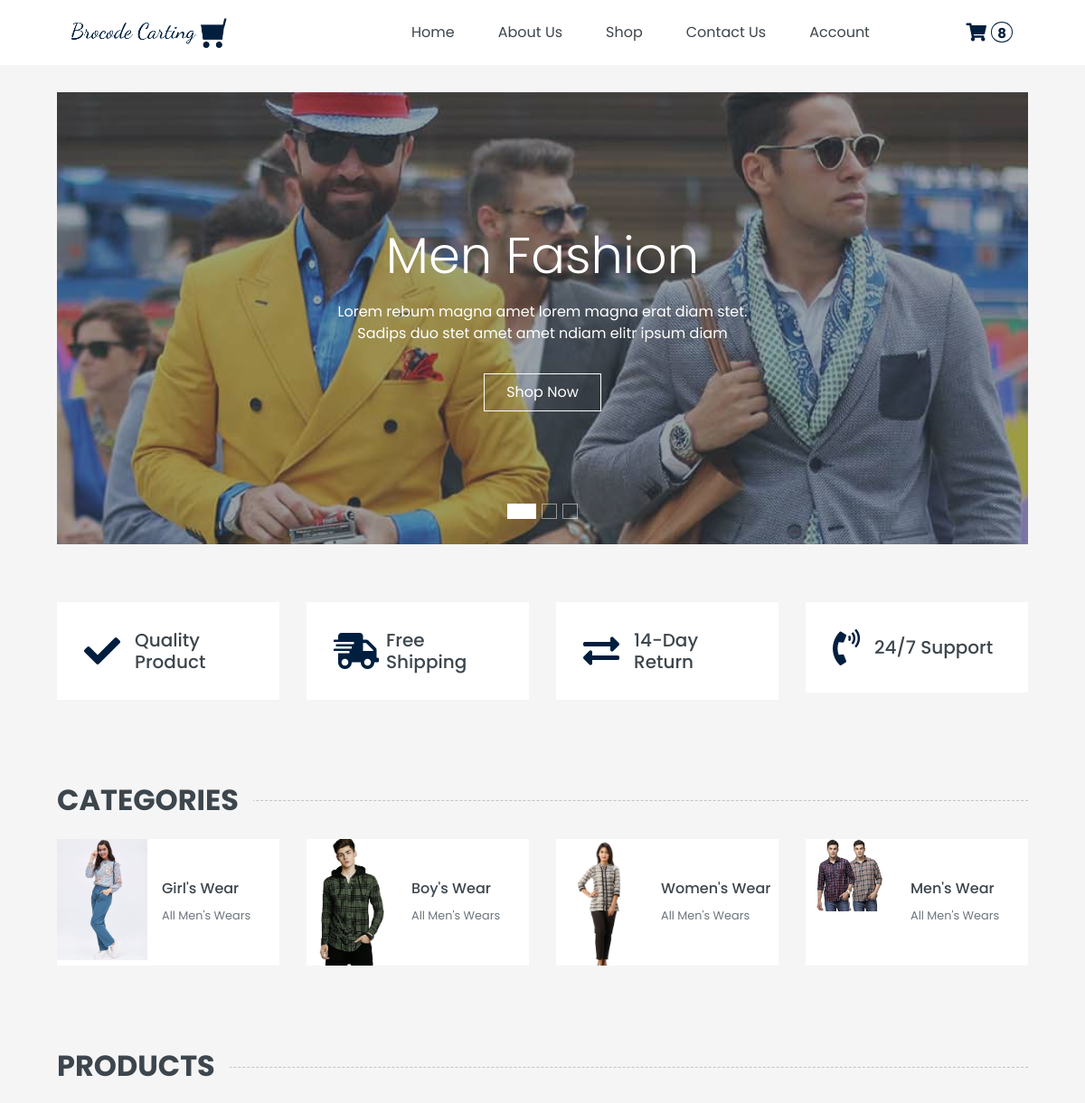
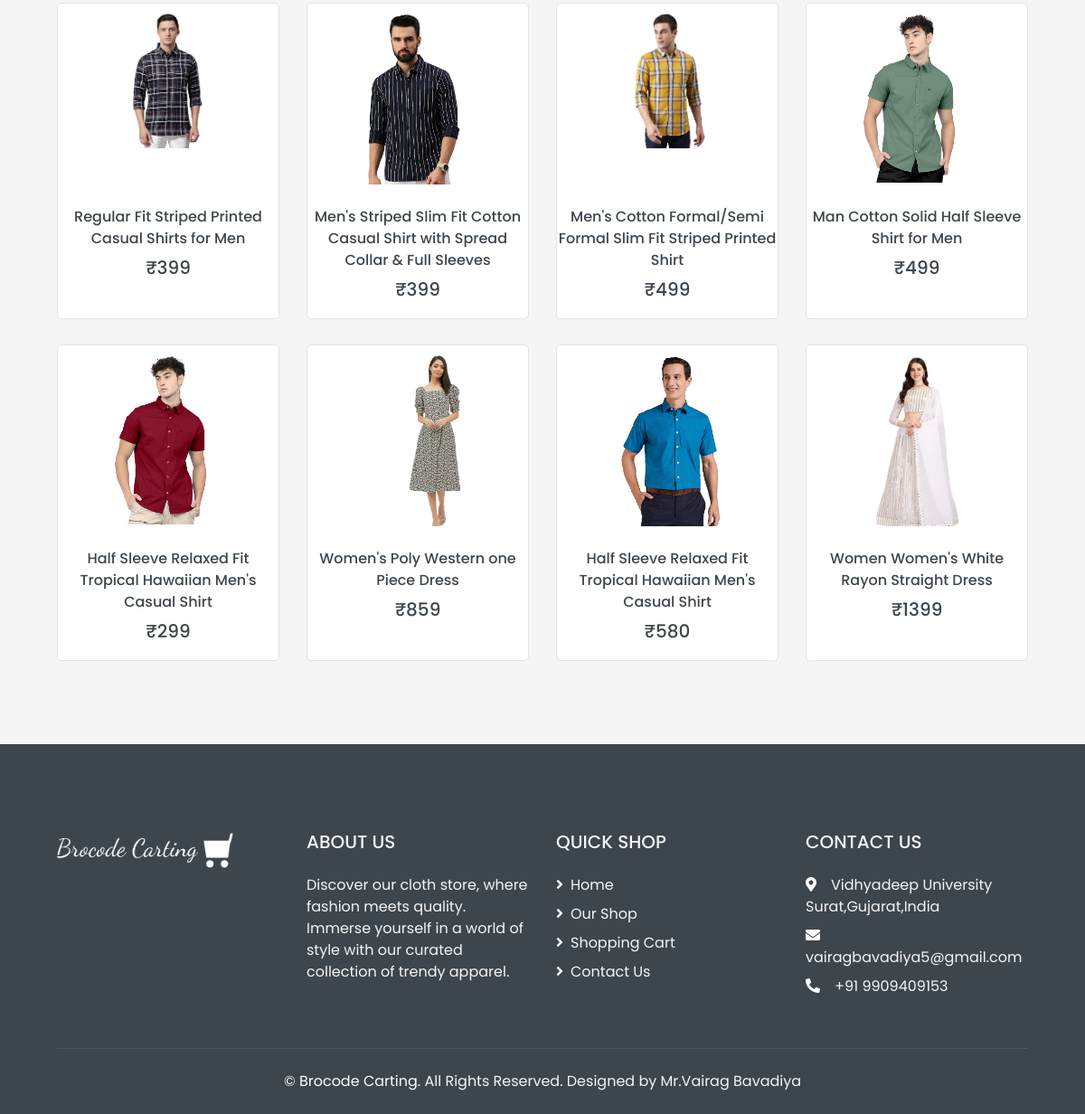
/index.php (signed in), run on the app's committed database (2 pictures, top to bottom).
### tables this page shows
CREATE TABLE `category` (
  `id` int(20) NOT NULL,
  `category_name` varchar(50) NOT NULL,
  `category_description` longtext NOT NULL,
  `image` longtext DEFAULT NULL,
  `created_by` int(50) DEFAULT NULL,
  `updated_by` int(50) DEFAULT NULL,
  `created_at` datetime NOT NULL,
  `updated_at` datetime NOT NULL,
  `is_active` tinyint(1) NOT NULL,
  `is_delete` tinyint(1) DEFAULT NULL
);

CREATE TABLE `product` (
  `id` int(20) NOT NULL,
  `category_id` int(20) NOT NULL,
  `variants_id` int(20) NOT NULL,
  `attribute_id` int(20) NOT NULL,
  `p_name` varchar(200) NOT NULL,
  `p_image` longtext DEFAULT NULL,
  `p_description` longtext NOT NULL,
  `stock` int(50) NOT NULL,
  `price` int(50) NOT NULL,
  `created_by` int(20) DEFAULT NULL,
  `updated_by` int(20) DEFAULT NULL,
  `created_at` datetime DEFAULT NULL,
  `updated_at` datetime DEFAULT NULL,
  `is_active` tinyint(1) NOT NULL,
  `is_delete` tinyint(1) DEFAULT NULL
);

### index.php (the view, shortened to what this page needs)
<?php
require("header.php");
?>
<div class="container-fluid mb-3">
    <div class="row px-xl-5">
        <div class="col-lg-12">
            <div id="header-carousel" class="carousel slide carousel-fade mb-30 mb-lg-0" data-ride="carousel">
                <ol class="carousel-indicators">
                    <li data-target="#header-carousel" data-slide-to="0" class="active"></li>
                    <li data-target="#header-carousel" data-slide-to="1"></li>
                    <li data-target="#header-carousel" data-slide-to="2"></li>
                </ol>
                <div class="carousel-inner">
                    <div class="carousel-item position-relative active" style="height: 500px;">
                        <img class="position-absolute w-100 h-100" src="img/carousel-1.jpg" style="object-fit: cover;">
                        <div class="carousel-caption d-flex flex-column align-items-center justify-content-center">
                            <div class="p-3" style="max-width: 700px;">
                                <h1 class="display-4 text-white mb-3 animate__animated animate__fadeInDown">Men Fashion
                                </h1>
                                <p class="mx-md-5 px-5 animate__animated animate__bounceIn">Lorem rebum magna amet lorem
                                    magna erat diam stet. Sadips duo stet amet amet ndiam elitr ipsum diam</p>
                                <a class="btn btn-outline-light py-2 px-4 mt-3 animate__animated animate__fadeInUp" href="#">Shop Now</a>
                            </div>
                        </div>
                    </div>
                </div>
            </div>
        </div>
    </div>
</div>
<div class="container-fluid pt-5">
    <div class="row px-xl-5 pb-3">
        <div class="col-lg-3 col-md-6 col-sm-12 pb-1">
            <div class="d-flex align-items-center bg-light mb-4" style="padding: 30px;">
                <h1 class="fa fa-check text-primary m-0 mr-3"></h1>
                <h5 class="font-weight-semi-bold m-0">Quality Product</h5>
            </div>
        </div>
        <div class="col-lg-3 col-md-6 col-sm-12 pb-1">
            <div class="d-flex align-items-center bg-light mb-4" style="padding: 30px;">
                <h1 class="fa fa-shipping-fast text-primary m-0 mr-2"></h1>
                <h5 class="font-weight-semi-bold m-0">Free Shipping</h5>
            </div>
        </div>
        <div class="col-lg-3 col-md-6 col-sm-12 pb-1">
            <div class="d-flex align-items-center bg-light mb-4" style="padding: 30px;">
                <h1 class="fas fa-exchange-alt text-primary m-0 mr-3"></h1>
                <h5 class="font-weight-semi-bold m-0">14-Day Return</h5>
            </div>
        </div>
        <div class="col-lg-3 col-md-6 col-sm-12 pb-1">
            <div class="d-flex align-items-center bg-light mb-4" style="padding: 30px;">
                <h1 class="fa fa-phone-volume text-primary m-0 mr-3"></h1>
                <h5 class="font-weight-semi-bold m-0">24/7 Support</h5>
            </div>
        </div>
    </div>
</div>
<div class="container-fluid pt-5">
    <h2 class="section-title position-relative text-uppercase mx-xl-5 mb-4"><span class="bg-secondary pr-3">Categories</span></h2>
    <div class="row px-xl-5 pb-3">
        <?php $sql = "SELECT * from category ORDER BY id DESC limit 4"; ?>
        <?php if ($result = $conn->query($sql)) : ?>
            <?php while ($row = $result->fetch_assoc()) : ?>
                <div class="col-lg-3 col-md-4 col-sm-6 pb-1">
                    <a class="text-decoration-none" href="shop.php">
                        <div class="cat-item d-flex align-items-center mb-4">
                            <div class="overflow-hidden" style="width: 100px; height: 140px;">
                                <img class="img-fluid" src="/e-commerce/admin/categories/<?php echo $row['image']; ?>" alt="">
                            </div>
                            <div class="flex-fill pl-3">
                                <h6><?php echo $row['category_name']; ?></h6>
                                <small class="text-body">All Men's Wears</small>
                            </div>
                        </div>
                    </a>
                </div>
            <?php endwhile; ?>
        <?php endif; ?>
    </div>
</div>
<div class="container-fluid pt-5 pb-3">
    <h2 class="section-title position-relative text-uppercase mx-xl-5 mb-4">
        <span class="bg-secondary pr-3">Products</span>
    </h2>
    <div class="row px-xl-5 shop-row">
        <?php $sql = "SELECT * from product order by rand() limit 8"; ?>
        <?php if ($result = $conn->query($sql)) : ?>
            <?php while ($row = $result->fetch_assoc()) : ?>
                <div class="col-lg-3 col-md-4 col-sm-6 pb-1">
                    <div class="product-item bg-light mb-4 text-center">
                        <div class="product-img position-relative overflow-hidden">
                            <div class="img-wrap">
                                <img class="img-fluid" src="/e-commerce/admin/products/<?php echo $row['p_image']; ?>" alt="<?php echo $row['p_name']; ?>">
                            </div>
                            <div class="product-action product-cart-action">
                            </div>
                        </div>
                        <div class="text-center py-4">
                            <a class="h6 text-decoration-none " href="/e-commerce/product.php?id=<?php echo $row["id"]; ?>"><?php echo $row['p_name']; ?></a>
                            <div class="d-flex align-items-center justify-content-center mt-2">
                                <h5>₹<?php echo $row['price']; ?></h5>
                            </div>
                        </div>
                    </div>
                </div>
            <?php endwhile; ?>
        <?php endif; ?>
    </div>
</div>
<?php
require("footer.php");
?>

### header.php (style rules this page uses)
.shop-row .product-img img { max-width: 150px; }
.img-wrap { height: 200px; padding: 10px; }
.product-item { border: 1px solid #e4e4e4; border-radius: 5px; height: 350px; }

### data on the page
category: image (picture), category_name "Girl's Wear"
category: image (picture), category_name "Boy's Wear"
category: image (picture), category_name "Women's Wear"
category: image (picture), category_name "Men's Wear"
product: p_image (picture), p_name "Regular Fit Striped Printed Casual Shirts for Men", price "399"
product: p_image (picture), p_name "Men's Striped Slim Fit Cotton Casual Shirt with Spread Collar & Full Sleeves", price "399"
product: p_image (picture), p_name "Men's Cotton Formal/Semi Formal Slim Fit Striped Printed Shirt", price "499"
product: p_image (picture), p_name "Man Cotton Solid Half Sleeve Shirt for Men", price "499"
product: p_image (picture), p_name "Half Sleeve Relaxed Fit Tropical Hawaiian Men's Casual Shirt", price "299"
product: p_image (picture), p_name "Women's Poly Western one Piece Dress", price "859"
product: p_image (picture), p_name "Half Sleeve Relaxed Fit Tropical Hawaiian Men's Casual Shirt", price "580"
product: p_image (picture), p_name "Women Women's White Rayon Straight Dress", price "1399"

### other printed values
$total "8"
